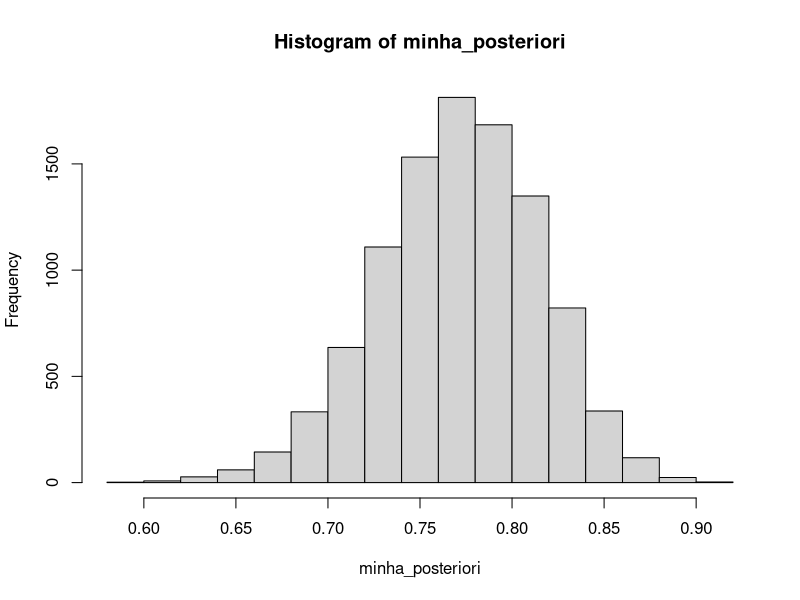
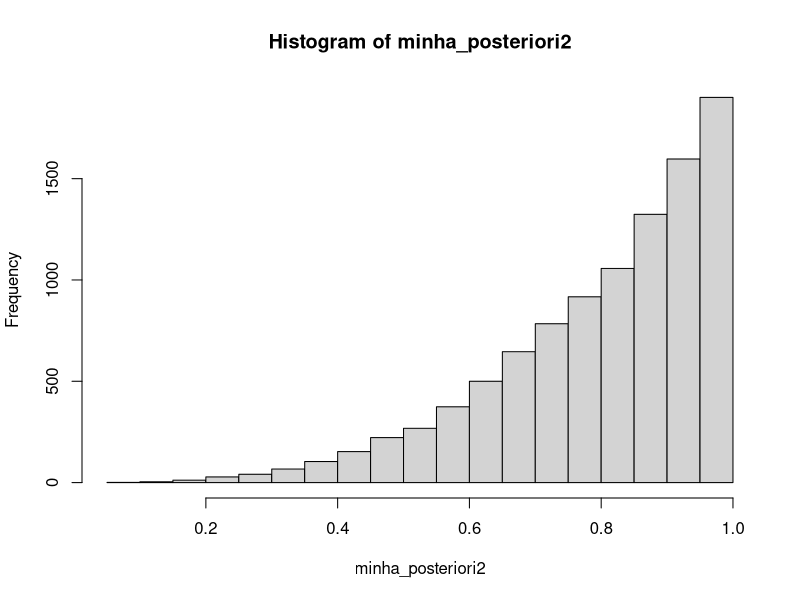

The R source for these figures, in order:
library(TeachingDemos)
 
#resumundo priori e posteriori
#histograma
set.seed(2)
minha_posteriori <- rbeta(10000, 71, 21)
hist(minha_posteriori)

#estimativas pontuais 

#media
mean(minha_posteriori)

#mediana
median(minha_posteriori)
 
#DP
sd(minha_posteriori)
 
median(minha_posteriori) +2*sd(minha_posteriori)
median(minha_posteriori) -2*sd(minha_posteriori)
 
#intervalor de credibilidade - 90% (equivalente ao teste de hipotese na abordagem classica)
quantile(minha_posteriori, c(0.05, 0.95))
 
#intervalor de credibilidade - 95% (equivalente ao teste de hipotese na abordagem classica)
quantile(minha_posteriori, c(0.025, 0.975))
 
#Highest porteriori Density (HPD) - Maior densidade a posteriori
 
TeachingDemos::emp.hpd(minha_posteriori, conf=0.95)
 
#não teve diferença porque a distribuição é simetrica.
#vamos ver em uma distribbuição assimetrica?
 
minha_posteriori2 <- rbeta(10000, 4, 1)
hist(minha_posteriori2)
 
quantile(minha_posteriori2, c(0.025, 0.975))
TeachingDemos::emp.hpd(minha_posteriori2, conf=0.95)
 
          
          
 
 
